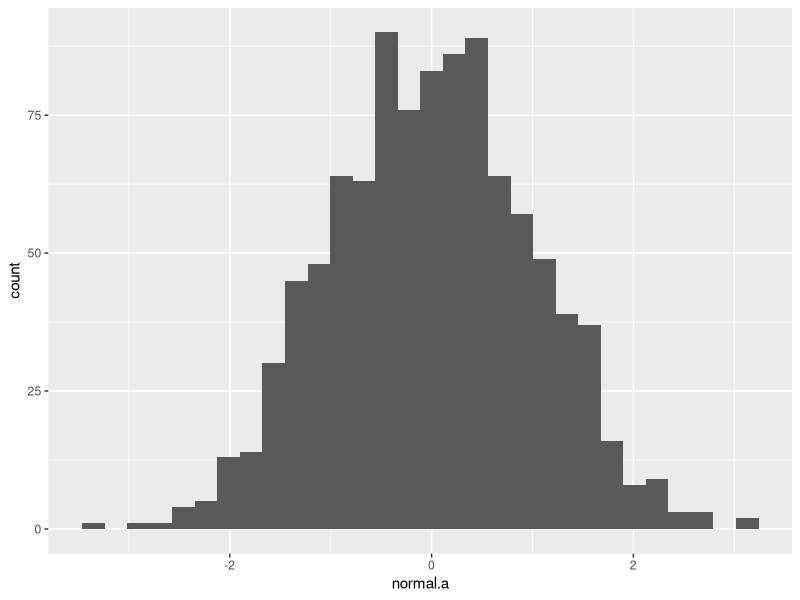
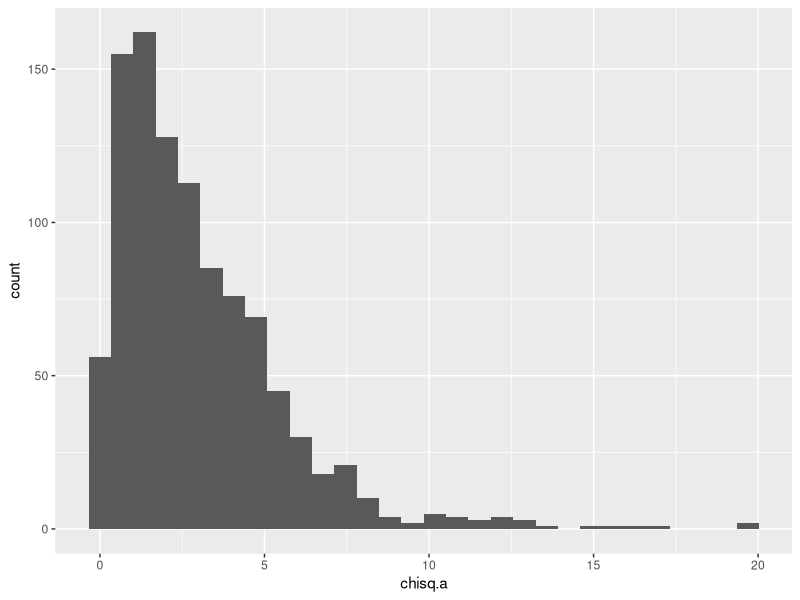
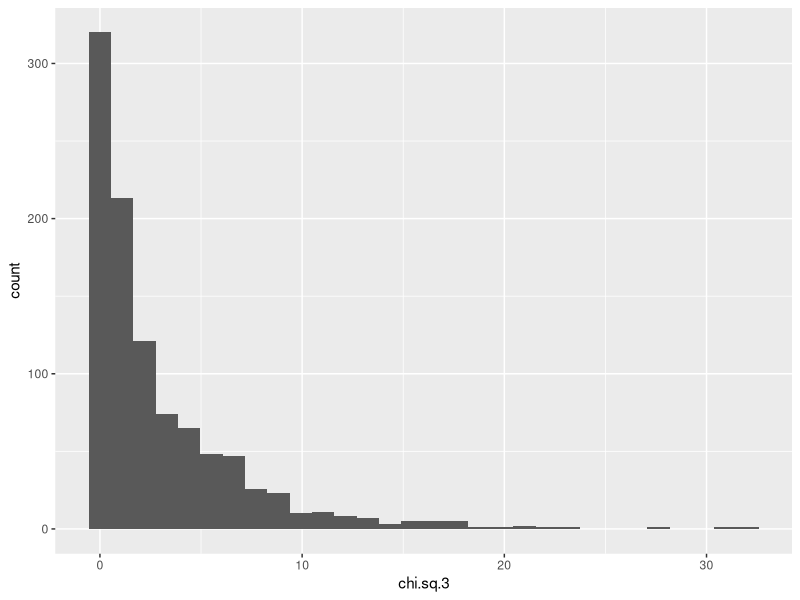
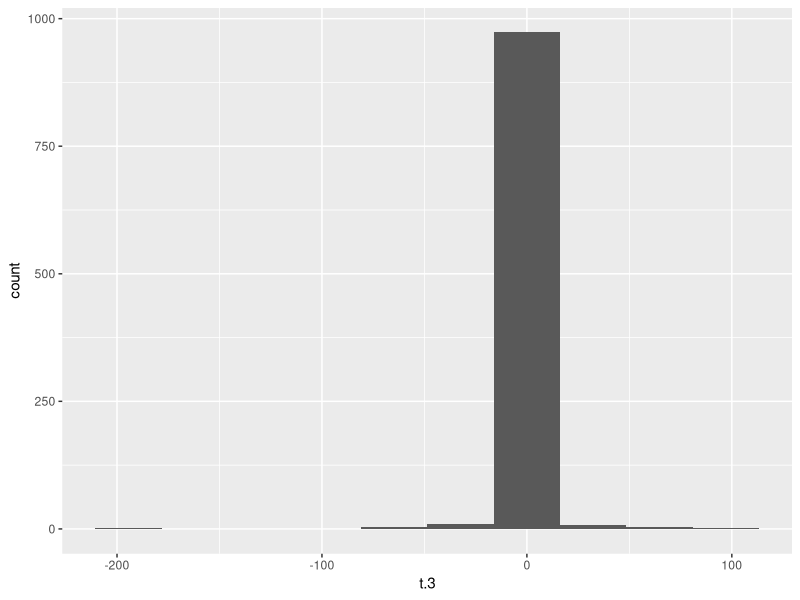
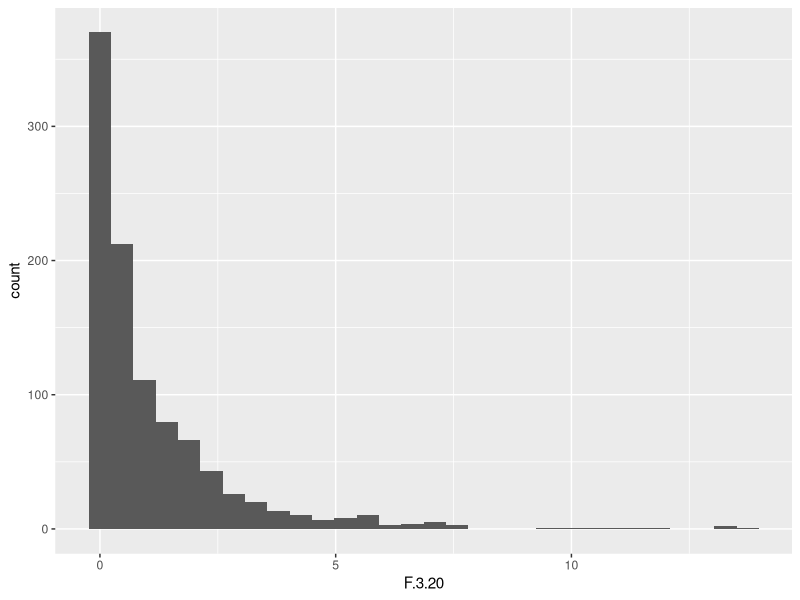

Generate these figures, in order, with R:
'#Learning Statistics with R - University of Adelaide

## Part IIIV - Working with Data

### Chapter 9 - Intro to Probability
#### 9.4 - The Binomial Distribution'

# probability of getting exactly 4 fives when rolling a fair 6-sided dice 20 times
dbinom(x = 4, size = 20, prob = 1/6) #20.22%

# get probability of rolling 4 or less fives on 20 twenty rolls of 6-sided dice
pbinom(q = 4, size = 20, prob = 1/6) #76.87%
# "A value of 4 is actually the 76.9th percentile of this binomial distribution"

# find value of x that gives 75th percentile of the binomial distribution
qbinom(p = 0.75, size = 20, prob = 1/6) #4

pbinom(q = 3, size = 20, prob = 1/6) #56.65%


# "simulate" dice experiment 100 times to generate random outcomes from the binomial distribution.
# gives how many of a single we roll after rolling a dice 20 times
rbinom(n = 100, size = 20, prob = 1/6)

# calculate density of x = 1 for a normally-distributed variable w/ mean = 1 + SD = 0.1
dnorm( x = 1, mean = 1, sd = 0.1 ) # 3.989423

# generate 1000 normally-distributed observations (normal distribution of 1K values)
normal.a <- rnorm(1000, mean = 0, sd = 1)
library(ggplot2)
ggplot() + geom_histogram(aes(normal.a))

# generate 1000 values in a chi-squared distribution w/ dF = 3
chisq.a <- rchisq(1000, df = 3)
ggplot() + geom_histogram(aes(chisq.a))

# way #2 --> sum of squares
# square values of 3 distributions and sum
normal.b <- rnorm(1000)
normal.3 <- rnorm(1000)
chi.sq.3 <- (normal.a)^2 + (normal.a)^2 + (normal.a)^2
ggplot() + geom_histogram(aes(chi.sq.3))

# create t-distribution from scaled chi-squared
scaled.chisq.3 <- chi.sq.3/3
normal.d <- rnorm(1000)
t.3 <- normal.d / sqrt(scaled.chisq.3)
ggplot() + geom_histogram(aes(t.3), bins = 10)

#generating 2 chi-square variables w/ dF = 3 + dF = 20 via ratio of 2 chi-sq distributions
chi.sq.20 <- rchisq( 1000, 20) 
scaled.chi.sq.20 <- chi.sq.20 / 20
F.3.20 <- scaled.chisq.3 / scaled.chi.sq.20
ggplot() + geom_histogram(aes(F.3.20))

